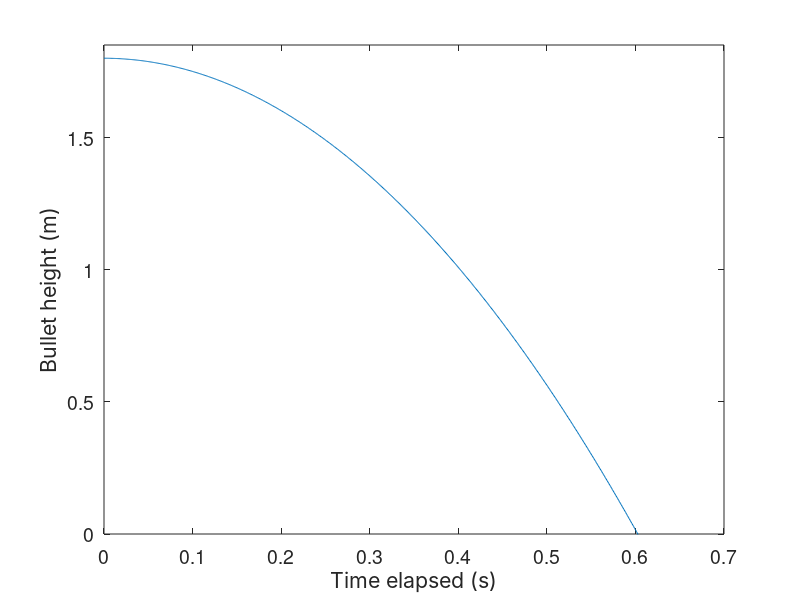
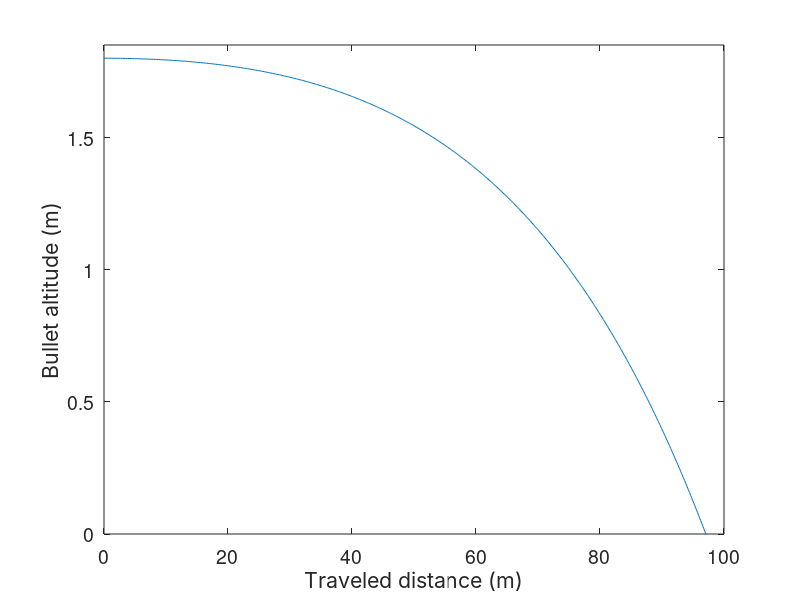

These charts were generated, in order, by the following MATLAB code:
% Calculating a bullet's trajectory given initial velocity, drag
% coefficient, and starting height, for ENME31421S1 Lab B.
%
% 09.05.21, Jackson Crawford


clear
close all
clc

% assuming constant air density, bullet is fired ~at sea level, ground
% stays flat and level for the bullet's full flight. Also assumes that the
% drag coefficient stays constant, even though the reynolds number will
% change throughout the bullet's flight.


% bullet parameters
Cd = 0.49; % drag coefficient for bullet, obtained from sphere results and similarity 0.49
d = 5 * 10^-3; % bullet diameter, m
A = (pi * d^2)/4; % cross sectional area of bullet, m^2
m = 0.5*10^-3; % 0.5 grams in kg
mu = 1.519 * 10^-5;

v0 = 300; % initial velocity of bullet, ms^-1
x(1) = 0; % initial position in x, m
y(1) = 1.8; % initial position in y, m (bullet fired 1.8m from ground)
theta = 0; % angle at which bullet was initially fired at, degrees
vx = v0*cosd(theta); % initial velocity in x, ms^-1
vy = v0*sind(theta); % initial velocity in y, ms^-1

% environment parameters
rho = 1.207; % density of  air at sea level, kgm^-3
g = -9.81; % acceleration due to gravity, ms^-2

% program parameters

dt = 0.001; % time step, s
t(1) = 0; % initial time

% iterative solution

i = 1;
while min(y) >= 0
    
    Re = (rho * d * sqrt(vx^2 + vy^2))/mu;
    
    Cd = 24/Re * (1 + 0.15 * Re^0.687) + 0.42/(1 + 4.25 * 10^4 * Re^(-1.16));
    
    v_dot_x = - ((rho * Cd * A/2) * vx^2)/m;
    v_dot_y = g - ((rho * Cd * A/2) * vy^2)/m ;
    
    vx = vx + v_dot_x * dt;
    vy = vy + v_dot_y * dt;
    
    x(i+1) = x(i) + vx * dt + 1/2 * v_dot_x * dt^2;
    y(i+1) = y(i) + vy * dt + 1/2 * v_dot_y * dt^2;
    t(i+1) = t(i) + dt;
    
    i = i + 1;
end

% plotting
figure('DefaultAxesFontSize', 14)
plot(t, y)
ylabel('Bullet height (m)', 'Fontname', 'SF Pro Text')
xlabel('Time elapsed (s)', 'Fontname', 'SF Pro Text')
ylim([0, 1.85])

figure('DefaultAxesFontSize', 14)
plot(x, y)
ylabel('Bullet altitude (m)', 'Fontname', 'SF Pro Text')
xlabel('Traveled distance (m)', 'Fontname', 'SF Pro Text')
ylim([0, 1.85])
x(i)
y(i)
t(i)